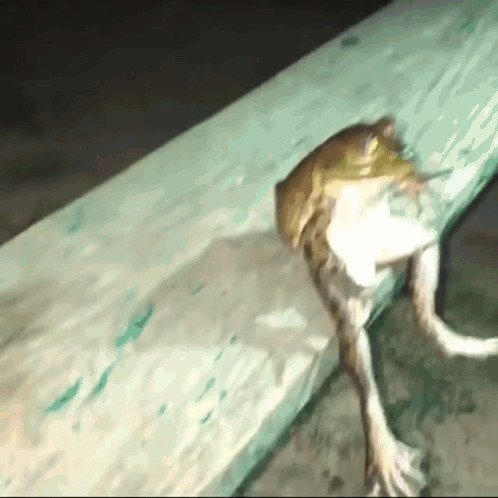
#> input picture mockpi/frog/1.jpg, 498 x 498 px
$ python -i photod.py   (imports and definitions only)
#> lines starting #> are read from the running program, lines starting #| are printed output that depends on the picture; after the words box and inside, x2 and y2 are one past the last pixel; in counts of white or black regions, pixels touching at a corner belong together
#!/usr/bin/env python3
"""photod: periodically grabs frames from the frog stream during daylight
and keeps the most frog-visible photo of each day in /photos.

Daily rollover publishes the best candidate as /photos/<date>.jpg and
regenerates /photos/index.json (a JSON array of date strings).
"""

import json
import os
import subprocess
import sys
import tempfile
import time
from datetime import datetime
from pathlib import Path
from zoneinfo import ZoneInfo

import numpy as np
from PIL import Image

PHOTOS_DIR = Path(os.environ.get("PHOTOS_DIR", "/photos"))
RTSP_URL = os.environ.get("RTSP_URL", "rtsp://mediamtx:8554/frog")
TZ = ZoneInfo(os.environ.get("TZ", "Europe/Berlin"))
DAYLIGHT_START = os.environ.get("DAYLIGHT_START", "08:00")
DAYLIGHT_END = os.environ.get("DAYLIGHT_END", "20:00")
SAMPLE_INTERVAL_MIN = float(os.environ.get("SAMPLE_INTERVAL_MIN", "10"))
MIN_SHARPNESS = float(os.environ.get("MIN_SHARPNESS", "30"))
GRAB_TIMEOUT_S = 30

CANDIDATE_JPG = PHOTOS_DIR / "candidate.jpg"
CANDIDATE_META = PHOTOS_DIR / "candidate.json"


def log(msg):
    print(f"{datetime.now(TZ).isoformat(timespec='seconds')} {msg}", flush=True)


def score_image(path):
    """Returns (color_score, sharpness). color_score = fraction of pixels
    that look like a bright saturated red or blue frog."""
#> called with path = '../mockpi/frog/1.jpg'
    img = Image.open(path).convert("RGB")
#> img is the input picture: PIL image 498x498 RGB; mean R, G, B 144.2, 150.4, 128.8
    img.thumbnail((640, 640))
    h, s, v = (np.asarray(b, dtype=np.int32) for b in img.convert("HSV").split())
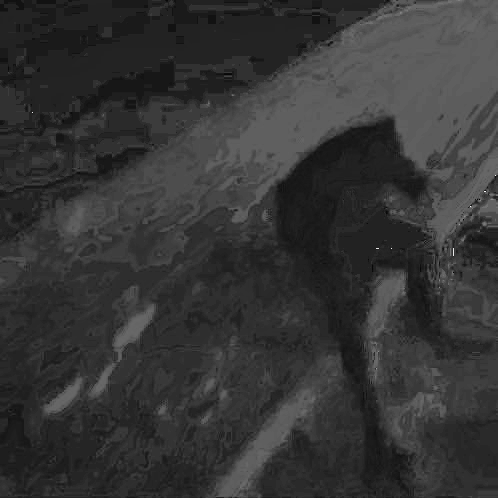
#> h: shape (498, 498) int32; min 0, max 250, mean 53.1
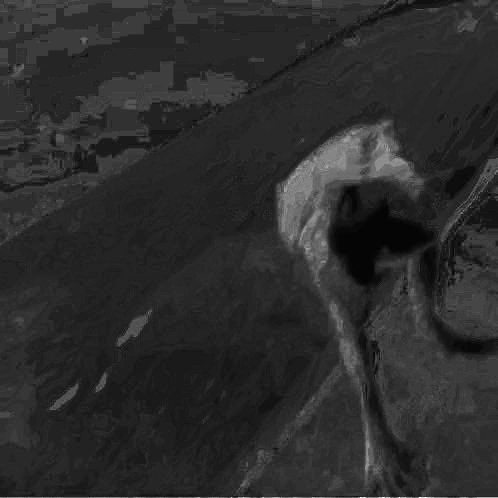
#> s: shape (498, 498) int32; min 0, max 255, mean 44
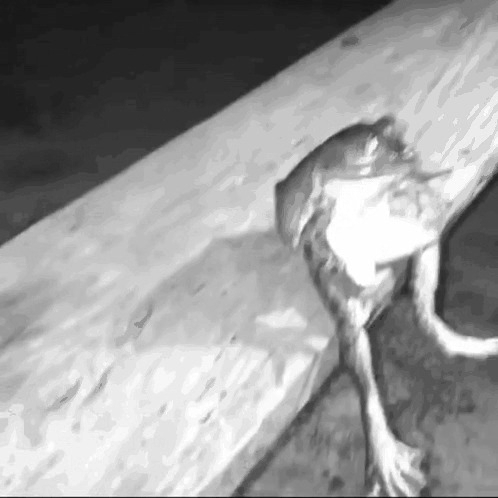
#> v: shape (498, 498) int32; min 8, max 255, mean 152.3
    bright = (s > 100) & (v > 90)
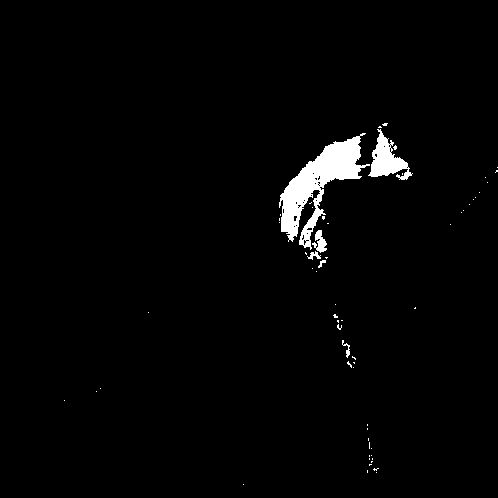
#> bright: shape (498, 498) bool; 2.1% white; 61 white regions (55 under 20 px), largest, box (x1, y1, x2, y2) and area: (279, 133, 370, 250) 3663, (368, 129, 413, 180) 996, (312, 230, 327, 253) 184, (307, 251, 321, 260) 58, (342, 340, 350, 358) 49, (318, 260, 326, 268) 29
    red = ((h < 10) | (h > 245)) & bright
#> red: shape (498, 498) bool; every value is 0
    blue = (h > 150) & (h < 190) & bright
    color_score = red.mean() + blue.mean()
#> color_score = 0

    g = np.asarray(img.convert("L"), dtype=np.float64)
    lap = (
        g[:-2, 1:-1] + g[2:, 1:-1] + g[1:-1, :-2] + g[1:-1, 2:] - 4 * g[1:-1, 1:-1]
    )
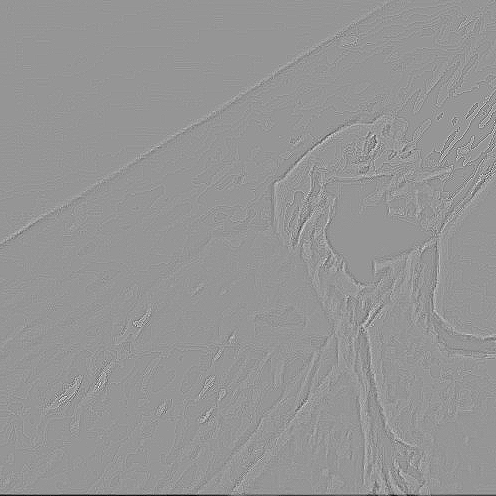
#> lap: shape (496, 496) float64; min -144, max 101, mean -0.2; drawn with min black and max white
    return float(color_score), float(lap.var())


# [43 lines left out: functions grab_frame, atomic_write_json, read_candidate_meta, regenerate_index, finalize_if_stale, not called in this run]


def in_daylight(now):
    hhmm = now.strftime("%H:%M")
    return DAYLIGHT_START <= hhmm < DAYLIGHT_END


# [42 lines left out: functions sample, main_loop, score_cli, not called in this run]


# [5 lines not run here, left out]

>>> result = score_image('../mockpi/frog/1.jpg')
#> result = (0, 79.18)

$ run again, on mockpi/frog/104.jpg
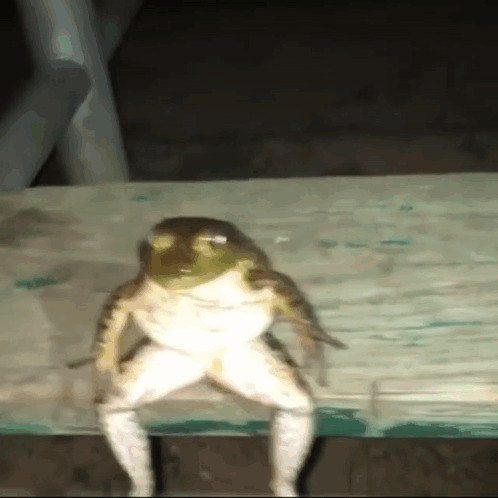
#> input picture mockpi/frog/104.jpg, 498 x 498 px
#> in score_image, img is the input picture: PIL image 498x498 RGB; mean R, G, B 103.2, 100.9, 83.9
#> in score_image, `bright = (s > 100) & (v > 90)`:
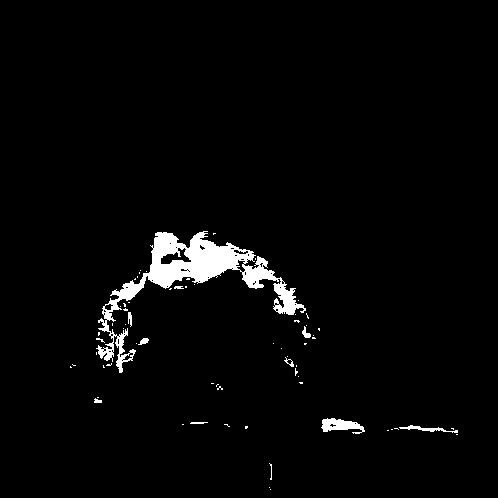
#> bright: shape (498, 498) bool; 2.7% white; 67 white regions (56 under 20 px), largest, box (x1, y1, x2, y2) and area: (96, 231, 306, 373) 5682, (321, 418, 365, 434) 398, (399, 425, 458, 433) 157
#> red: shape (498, 498) bool; every value is 0
#> color_score = 0
#> in score_image, `lap = ( g[:-2, 1:-1] + g[2:, 1:-1] + g[1:-1, :-2] + g[1:-1, 2:] - 4 * ..`:
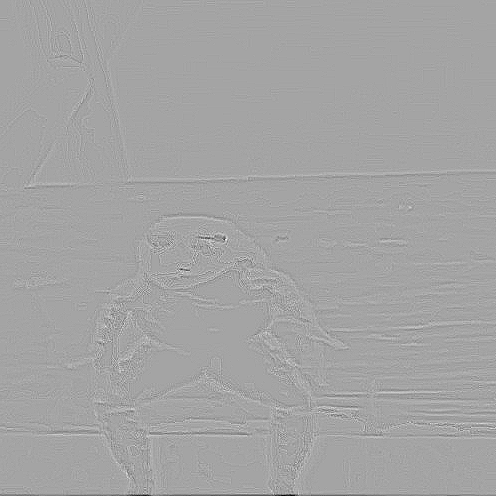
#> lap: shape (496, 496) float64; min -134, max 74, mean -0.1; drawn with min black and max white
#> result = (0, 36.9)
